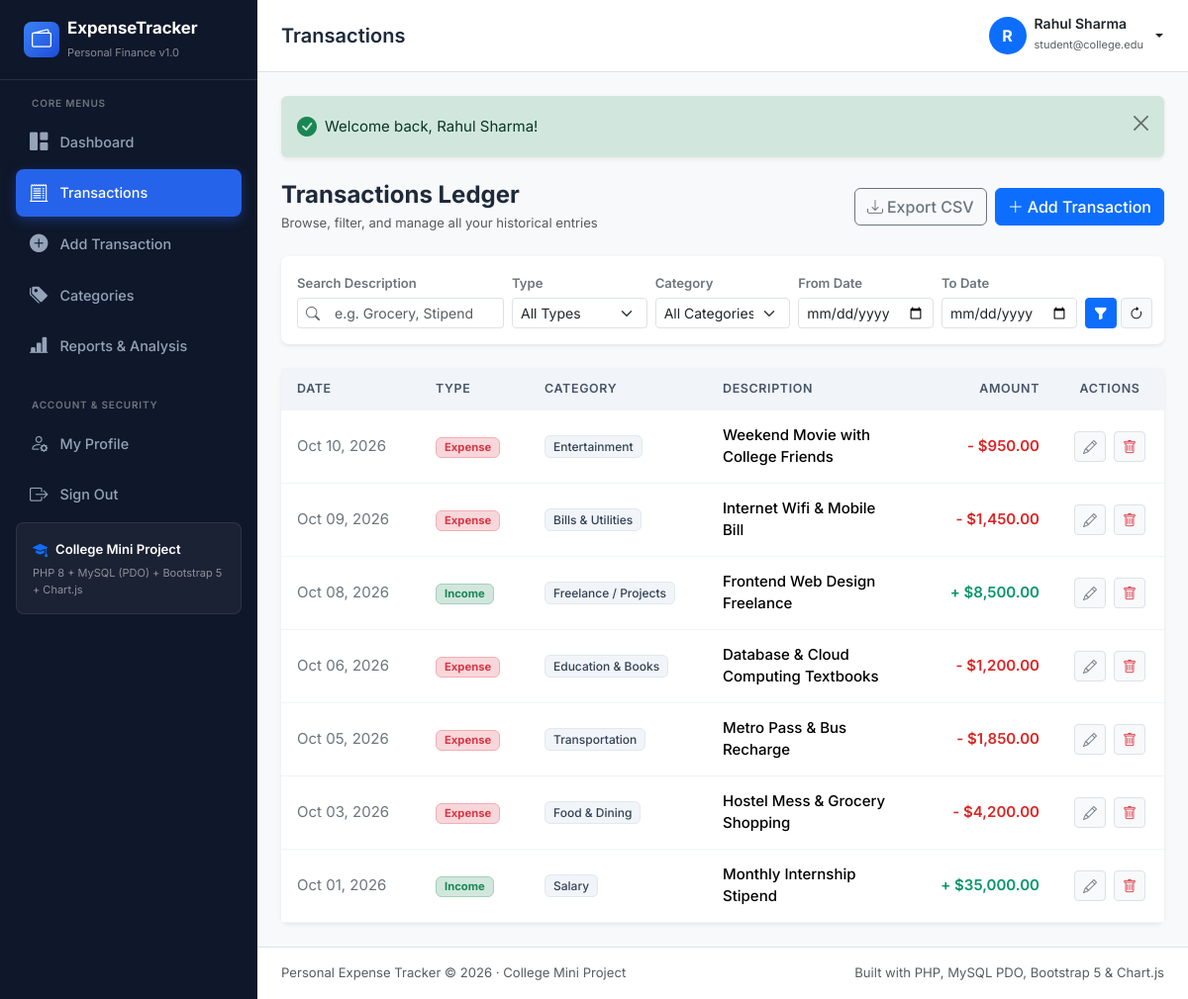
Screenshot of /transactions.php (signed in) with the database file from the repository.
### tables this page shows
CREATE TABLE IF NOT EXISTS `transactions` (
  `id` INT UNSIGNED NOT NULL AUTO_INCREMENT,
  `user_id` INT UNSIGNED NOT NULL,
  `category_id` INT UNSIGNED NOT NULL,
  `type` ENUM('income', 'expense') NOT NULL,
  `amount` DECIMAL(10,2) NOT NULL,
  `transaction_date` DATE NOT NULL,
  `description` VARCHAR(255) NOT NULL,
  `created_at` TIMESTAMP NOT NULL DEFAULT CURRENT_TIMESTAMP,
  `updated_at` TIMESTAMP NOT NULL DEFAULT CURRENT_TIMESTAMP ON UPDATE CURRENT_TIMESTAMP,
  PRIMARY KEY (`id`),
  KEY `fk_transactions_user` (`user_id`),
  KEY `fk_transactions_category` (`category_id`),
  KEY `idx_transactions_date` (`transaction_date`),
  CONSTRAINT `fk_transactions_user` FOREIGN KEY (`user_id`) REFERENCES `users` (`id`) ON DELETE CASCADE ON UPDATE CASCADE,
  CONSTRAINT `fk_transactions_category` FOREIGN KEY (`category_id`) REFERENCES `categories` (`id`) ON DELETE RESTRICT ON UPDATE CASCADE
);

CREATE TABLE IF NOT EXISTS `categories` (
  `id` INT UNSIGNED NOT NULL AUTO_INCREMENT,
  `user_id` INT UNSIGNED DEFAULT NULL,
  `name` VARCHAR(80) NOT NULL,
  `type` ENUM('income', 'expense') NOT NULL,
  `created_at` TIMESTAMP NOT NULL DEFAULT CURRENT_TIMESTAMP,
  PRIMARY KEY (`id`),
  KEY `fk_categories_user` (`user_id`),
  CONSTRAINT `fk_categories_user` FOREIGN KEY (`user_id`) REFERENCES `users` (`id`) ON DELETE CASCADE ON UPDATE CASCADE
);

### includes/functions.php (called while the page is built, shortened)
<?php
function formatCurrency(float $amount, string $symbol = '$'): string {
    return $symbol . number_format($amount, 2);
}
function formatDate(string $dateStr): string {
    $timestamp = strtotime($dateStr);
    return $timestamp ? date('M d, Y', $timestamp) : $dateStr;
}

### transactions.php (the view, shortened to what this page needs)
<?php
require_once __DIR__ . '/includes/functions.php';
$pdo = getDBConnection();
$user = currentUser();
$userId = (int)$user['id'];
$filterStartDate = trim($_GET['start_date'] ?? '');
$filterEndDate = trim($_GET['end_date'] ?? '');
$filterSearch = trim($_GET['search'] ?? '');
$page = isset($_GET['page']) ? max(1, (int)$_GET['page']) : 1;
$limit = 10;
$offset = ($page - 1) * $limit;
$whereClauses = ["t.user_id = :user_id"];
$params = [':user_id' => $userId];
$whereSql = implode(' AND ', $whereClauses);
$dataSql = "SELECT t.*, c.name AS category_name
            FROM transactions t
            JOIN categories c ON t.category_id = c.id
            WHERE $whereSql
            ORDER BY t.transaction_date DESC, t.id DESC
            LIMIT :limit OFFSET :offset";
$stmt = $pdo->prepare($dataSql);
foreach ($params as $key => $val) {
    $stmt->bindValue($key, $val);
}
$stmt->bindValue(':limit', $limit, PDO::PARAM_INT);
$stmt->bindValue(':offset', $offset, PDO::PARAM_INT);
$stmt->execute();
$transactions = $stmt->fetchAll();
include __DIR__ . '/includes/header.php';
?>
<div class="d-flex flex-column flex-md-row justify-content-between align-items-md-center gap-3 mb-4">
    <div>
        <h4 class="fw-bold mb-1 text-slate-900">Transactions Ledger</h4>
        <p class="text-muted small mb-0">Browse, filter, and manage all your historical entries</p>
    </div>
    <div class="d-flex gap-2">
        <a href="export-csv.php?<?= http_build_query($_GET) ?>" class="btn btn-outline-secondary fw-medium">
            <i class="bi bi-download me-1"></i>Export CSV
        </a>
        <a href="add-transaction.php" class="btn btn-primary fw-medium">
            <i class="bi bi-plus-lg me-1"></i>Add Transaction
        </a>
    </div>
</div>
<div class="card border-0 shadow-sm rounded-3 bg-white mb-4">
    <div class="card-body p-3">
        <form method="GET" action="transactions.php" class="row g-2 align-items-end">
            <div class="col-12 col-md-3">
                <label class="form-label small fw-semibold text-secondary mb-1">Search Description</label>
                <div class="input-group input-group-sm">
                    <span class="input-group-text bg-white border-end-0 text-muted"><i class="bi bi-search"></i></span>
                    <input type="text" name="search" class="form-control border-start-0" placeholder="e.g. Grocery, Stipend" value="<?= htmlspecialchars($filterSearch) ?>">
                </div>
            </div>
            <div class="col-6 col-md-2">
                <label class="form-label small fw-semibold text-secondary mb-1">Type</label>
                <select name="type" class="form-select form-select-sm">
                    <option value="">All Types</option>
                </select>
            </div>
            <div class="col-6 col-md-2">
                <label class="form-label small fw-semibold text-secondary mb-1">Category</label>
                <select name="category" class="form-select form-select-sm">
                    <option value="">All Categories</option>
                </select>
            </div>
            <div class="col-6 col-md-2">
                <label class="form-label small fw-semibold text-secondary mb-1">From Date</label>
                <input type="date" name="start_date" class="form-control form-control-sm" value="<?= htmlspecialchars($filterStartDate) ?>">
            </div>
            <div class="col-6 col-md-2">
                <label class="form-label small fw-semibold text-secondary mb-1">To Date</label>
                <input type="date" name="end_date" class="form-control form-control-sm" value="<?= htmlspecialchars($filterEndDate) ?>">
            </div>
            <div class="col-12 col-md-1 d-flex gap-1">
                <button type="submit" class="btn btn-sm btn-primary w-100" title="Apply Filter">
                    <i class="bi bi-funnel-fill"></i>
                </button>
                <a href="transactions.php" class="btn btn-sm btn-light border w-100" title="Reset Filters">
                    <i class="bi bi-arrow-clockwise"></i>
                </a>
            </div>
        </form>
    </div>
</div>
<div class="card border-0 shadow-sm rounded-3 bg-white">
    <div class="table-responsive">
        <table class="table table-hover table-custom mb-0">
            <thead>
                <tr>
                    <th style="width: 140px;">Date</th>
                    <th style="width: 110px;">Type</th>
                    <th style="width: 180px;">Category</th>
                    <th>Description</th>
                    <th class="text-end" style="width: 150px;">Amount</th>
                    <th class="text-center" style="width: 110px;">Actions</th>
                </tr>
            </thead>
            <tbody>
                <?php if (empty($transactions)): ?>
                    <tr>
                        <td colspan="6" class="text-center py-5 text-muted">
                            <i class="bi bi-search fs-2 d-block mb-2 text-secondary"></i>
                            No transactions found matching your criteria.<br>
                            <a href="transactions.php" class="btn btn-sm btn-outline-primary mt-2">Clear All Filters</a>
                        </td>
                    </tr>
                <?php else: ?>
                    <?php foreach ($transactions as $tx): ?>
                        <tr>
                            <td class="text-secondary"><?= formatDate($tx['transaction_date']) ?></td>
                            <td>
                                <?php if ($tx['type'] === 'income'): ?>
                                    <span class="badge bg-success-subtle text-success border border-success-subtle px-2 py-1">Income</span>
                                <?php else: ?>
                                    <span class="badge bg-danger-subtle text-danger border border-danger-subtle px-2 py-1">Expense</span>
                                <?php endif; ?>
                            </td>
                            <td>
                                <span class="category-tag"><?= htmlspecialchars($tx['category_name']) ?></span>
                            </td>
                            <td class="fw-medium text-slate-800">
                                <?= htmlspecialchars($tx['description']) ?>
                            </td>
                            <td class="text-end <?= $tx['type'] === 'income' ? 'text-income' : 'text-expense' ?>">
                                <?= ($tx['type'] === 'income' ? '+ ' : '- ') . formatCurrency($tx['amount']) ?>
                            </td>
                            <td class="text-center">
                                <a href="edit-transaction.php?id=<?= $tx['id'] ?>" class="btn btn-sm btn-light border text-secondary px-2 py-1 me-1" title="Edit Record">
                                    <i class="bi bi-pencil"></i>
                                </a>
                                <form action="actions/delete-transaction.php" method="POST" class="d-inline" onsubmit="return confirmDelete('Delete transaction &quot;<?= htmlspecialchars(addslashes($tx['description'])) ?>&quot;?');">
                                    <button type="submit" class="btn btn-sm btn-light border text-danger px-2 py-1" title="Delete Record">
                                        <i class="bi bi-trash"></i>
                                    </button>
                                </form>
                            </td>
                        </tr>
                    <?php endforeach; ?>
                <?php endif; ?>
            </tbody>
        </table>
    </div>
</div>
<?php include __DIR__ . '/includes/footer.php'; ?>

### assets/css/style.css (style rules this page uses)
:root { --sidebar-bg: #0f172a; --sidebar-hover: #1e293b; --sidebar-active: #2563eb; --sidebar-text: #94a3b8; --card-border: #e2e8f0; --income-color: #10b981; --expense-color: #ef4444; --font-family: 'Inter', -apple-system, BlinkMacSystemFont, "Segoe UI", Roboto, sans-serif; }
body { font-family: var(--font-family); background-color: #f8fafc; color: #1e293b; font-size: 0.9375rem; overflow-x: hidden; }
.table-custom th { background-color: #f1f5f9; color: #475569; font-size: 0.78rem; font-weight: 600; text-transform: uppercase; letter-spacing: 0.05em; padding: 12px 16px; border: none; }
.table-custom td { padding: 14px 16px; vertical-align: middle; border-bottom: 1px solid #f1f5f9; }
.text-income { color: #059669 !important; font-weight: 600; }
.text-expense { color: #dc2626 !important; font-weight: 600; }
.category-tag { font-size: 0.75rem; font-weight: 500; padding: 3px 8px; border-radius: 6px; background-color: #f1f5f9; color: #334155; border: 1px solid #e2e8f0; }

### rows the page displays
transactions: transaction_date "Oct 10, 2026", type "Expense", category.name "Entertainment", description "Weekend Movie with College Friends", amount "$950.00"
transactions: transaction_date "Oct 09, 2026", type "Expense", category.name "Bills & Utilities", description "Internet Wifi & Mobile Bill", amount "$1,450.00"
transactions: transaction_date "Oct 08, 2026", type "Income", category.name "Freelance / Projects", description "Frontend Web Design Freelance", amount "$8,500.00"
transactions: transaction_date "Oct 06, 2026", type "Expense", category.name "Education & Books", description "Database & Cloud Computing Textbooks", amount "$1,200.00"
transactions: transaction_date "Oct 05, 2026", type "Expense", category.name "Transportation", description "Metro Pass & Bus Recharge", amount "$1,850.00"
transactions: transaction_date "Oct 03, 2026", type "Expense", category.name "Food & Dining", description "Hostel Mess & Grocery Shopping", amount "$4,200.00"
transactions: transaction_date "Oct 01, 2026", type "Income", category.name "Salary", description "Monthly Internship Stipend", amount "$35,000.00"

### other values shown
$pageTitle "Transactions"
substr($user['name'], 0, 1) "R"
$user['name'] "Rahul Sharma"
$user['email'] "student@college.edu"
$flash['message'] "Welcome back, Rahul Sharma!"
